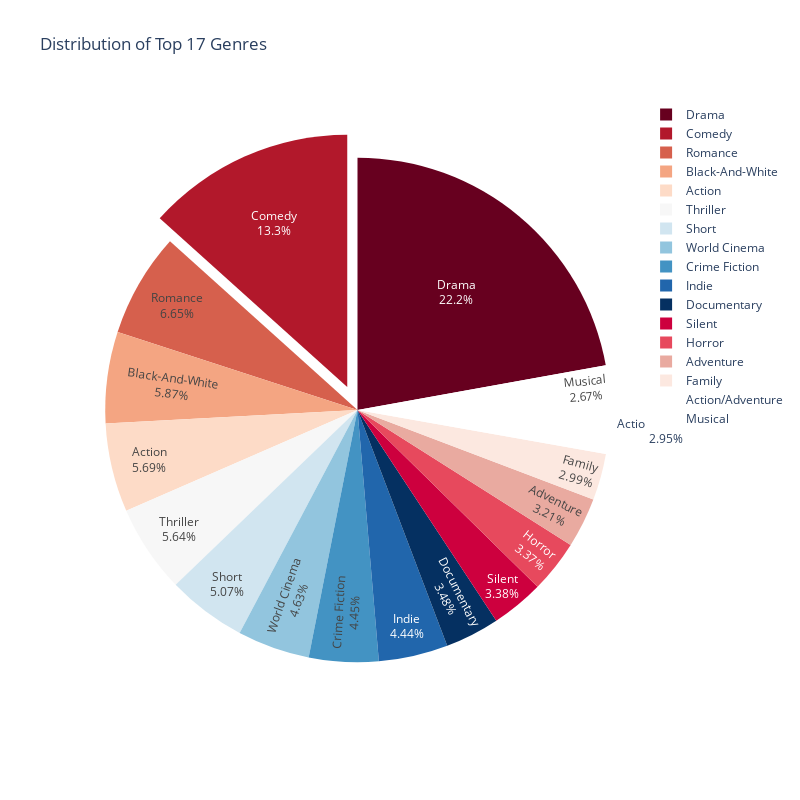

Notebook source saved alongside this figure:
### Code cell
print(f'The proportion of movies for which genres are known: {len(df_movies["movie_genres"].dropna().astype(str).apply(lambda x: x.strip()))/len(df_movies["movie_genres"])}')

plt.figure(figsize=(20, 20))
fig = px.pie(
    names=df_genres_exploded_filtered.value_counts().index, 
    values=df_genres_exploded_filtered.value_counts().values, 
    title=f"Distribution of Top {len(df_genres_exploded_filtered.value_counts())} Genres",
    color_discrete_sequence=px.colors.sequential.RdBu
)
fig.update_layout(
    width=800,
    height=800
)
fig.update_traces(textinfo='percent+label', pull=[0, 0.1, 0, 0])
fig.show()

### Figure 1 — Plotly figure (JSON) as saved in the notebook; plotly's stock layout.template omitted (floating-point values rounded to 4 significant figures)
{"data": [{"domain": {"x": [0, 1], "y": [0, 1]}, "hovertemplate": "label=%{label}<br>value=%{value}<extra></extra>", "labels": ["Drama", "Comedy", "Romance", "Black-And-White", "Action", "Thriller", "Short", "World Cinema", "Crime Fiction", "Indie", "Documentary", "Silent", "Horror", "Adventure", "Family", "Action/Adventure", "Musical"], "legendgroup": "", "name": "", "pull": [0, 0.1, 0, 0], "showlegend": true, "textinfo": "percent+label", "type": "pie", "values": [34268, 20620, 10283, 9075, 8793, 8723, 7844, 7164, 6884, 6861, 5385, 5223, 5210, 4957, 4619, 4565, 4124]}], "layout": {"height": 800, "legend": {"tracegroupgap": 0}, "piecolorway": ["rgb(103,0,31)", "rgb(178,24,43)", "rgb(214,96,77)", "rgb(244,165,130)", "rgb(253,219,199)", "rgb(247,247,247)", "rgb(209,229,240)", "rgb(146,197,222)", "rgb(67,147,195)", "rgb(33,102,172)", "rgb(5,48,97)"], "title": {"text": "Distribution of Top 17 Genres"}, "width": 800}}
